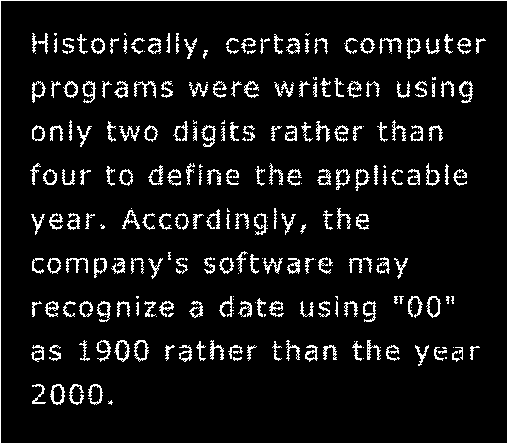
#> input picture CH09/input/Fig0907(a)(text_gaps_1_and_2_pixels).tif, 508 x 444 px
$ python dialation.py 'input/Fig0907(a)(text_gaps_1_and_2_pixels).tif'
#> lines starting #> are read from the running program, lines starting #| are printed output that depends on the picture; after the words box and inside, x2 and y2 are one past the last pixel; in counts of white or black regions, pixels touching at a corner belong together
#> `img1 = io.imread("input/"+"Fig0907(a)(text_gaps_1_and_2_pixels).tif")`: img1: shape (444, 508) bool; 7.9% white in thin lines or dots
#> `img1 = skimage.img_as_float(img1)`: img1: shape (444, 508) float64; values 0 (black) and 1 (white), 7.9% white in thin lines or dots
import skimage
from skimage import io, filters, color
import matplotlib.pyplot as plt
import numpy as np
import math
import sys


def disable_tick(axs):
    for u in range(len(axs)):
            axs[u].axes.get_xaxis().set_ticks([])
            axs[u].axes.get_yaxis().set_ticks([])

def disc(r):
    r2 = r//2
    t = np.fromfunction(lambda x,y: (x-r2)**2+(y-r2)**2 <=r2**2,(r,r))
    w = np.zeros((r,r))
    w[t]=1
    return w


def erode(A,B):
    """
    A (-) B = {z| Bz & Ac==0}
    """
    k = B.shape[0]//2
#> k = 1
    H,W = A.shape
#> H = 444; W = 508
    out = np.empty_like(A)

    for i in range(H):
        for j in range(W):
            dx = max(k-i,0)
            dy = max(k-j,0)
            #complement of A
            window = 1-A[max(0,i-k):min(H,i+k+1),max(0,j-k):min(W,j+k+1)]
            t = np.zeros(B.shape)
            t[dx:dx+window.shape[0],dy:dy+window.shape[1]] = window
            if np.sum(t*B) ==0:
                out[i,j]=1
            else:
                out[i,j]=0
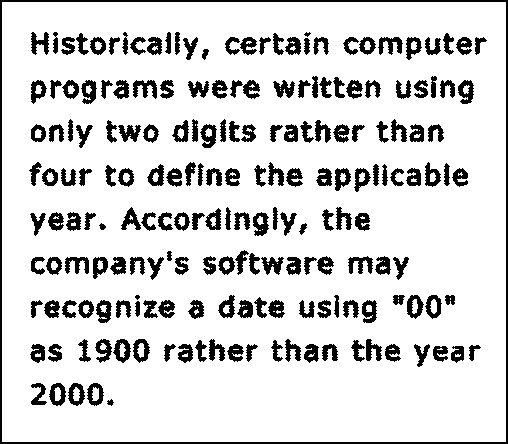
#> out: shape (444, 508) float64; values 0 (black) and 1 (white), 84.8% white; 194 black regions (2 under 20 px), largest, box (x1, y1, x2, y2) and area: (0, 0, 508, 444) 3792, (133, 80, 157, 99) 257, (378, 37, 403, 55) 251
    return out

def dialate(A,B):
    """
    A (-) B = {z| Bz & Ac==0}
    """
    k = B.shape[0]//2
    H,W = A.shape
    out = np.empty_like(A)
    Bz = B[::-1,::-1]

    for i in range(H):
        for j in range(W):
            dx = max(k-i,0)
            dy = max(k-j,0)
            #complement of A
            window = A[max(0,i-k):min(H,i+k+1),max(0,j-k):min(W,j+k+1)]
            t = np.zeros(Bz.shape)
            t[dx:dx+window.shape[0],dy:dy+window.shape[1]] = window
            if np.sum(t*Bz) !=0:
                out[i,j]=1
            else:
                out[i,j]=0
    return out
#duality
def dialate1(A,B):
    return 1-erode(1-A,B[::-1,::-1])

img1 = io.imread("input/"+"Fig0907(a)(text_gaps_1_and_2_pixels).tif")
img1 = skimage.img_as_float(img1)

f,axs = plt.subplots(1,2,figsize=(12,9))
disable_tick(axs)

axs[0].imshow(img1,cmap="gray")
axs[0].set_title("original")

d = np.array([
    [0,1,0],
    [1,1,1],
    [0,1,0]])
img2 = dialate1(img1,d)
axs[1].imshow(img2,cmap="gray")
axs[1].set_title("dialation")

plt.savefig("output/"+sys.argv[0][:-2]+"png")
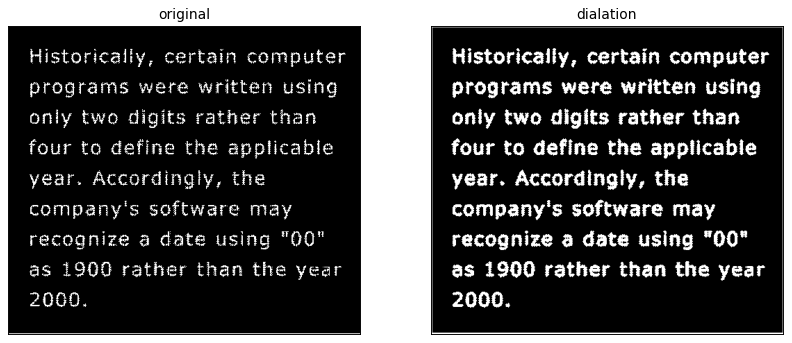
#> figure drawn by matplotlib, 2 panels
plt.show()
